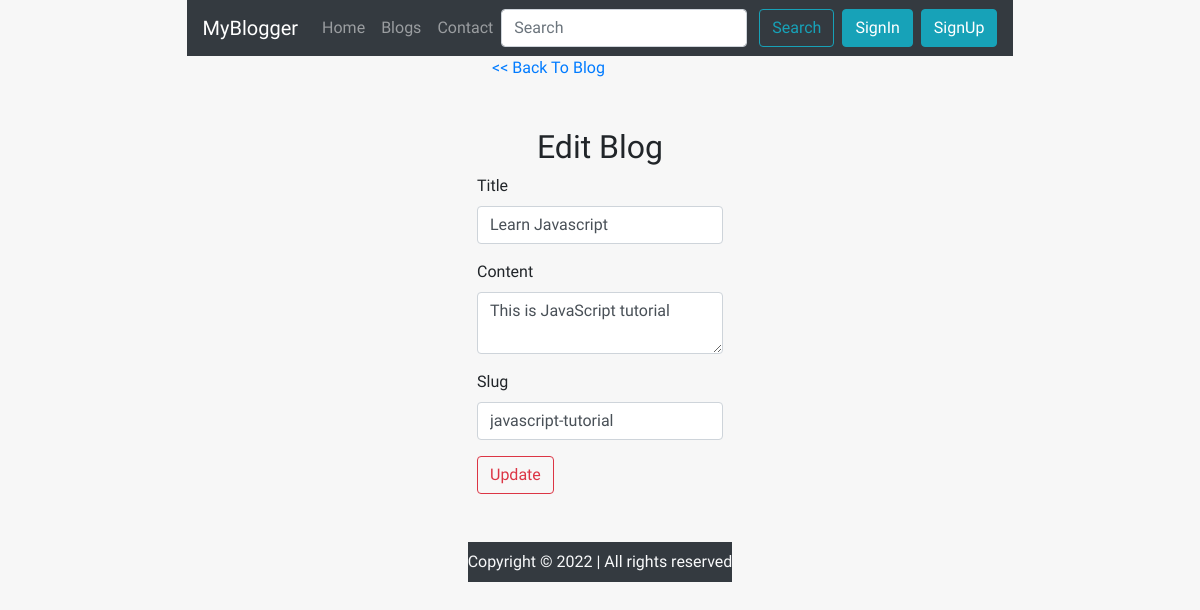
/edit/2/, run on an earlier commit of the app's database.
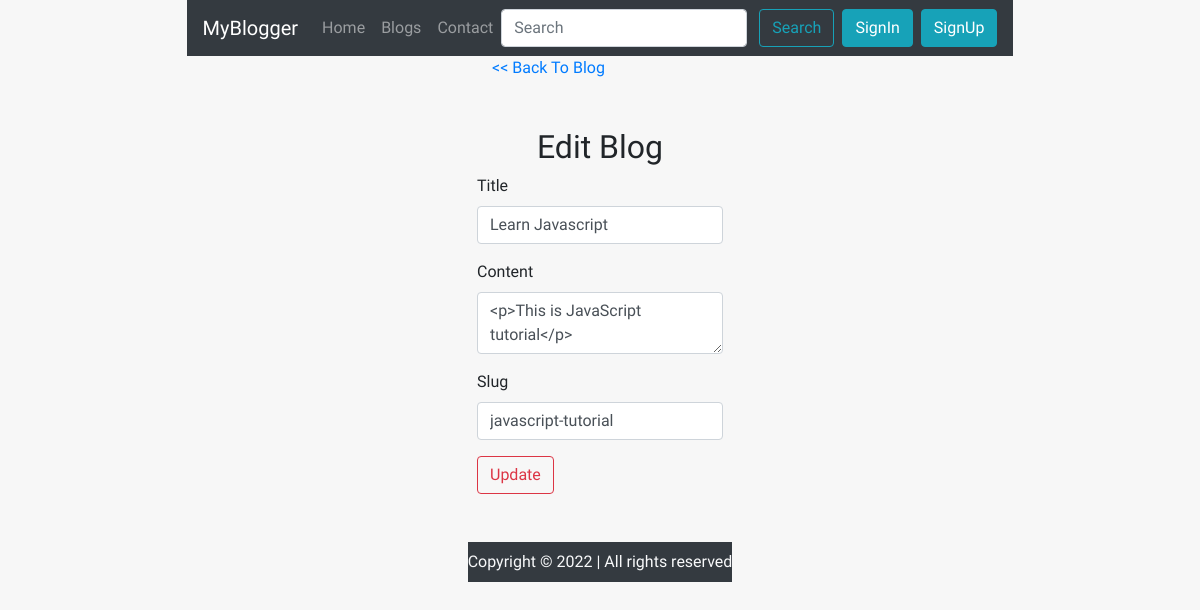
And on a later commit of the database.
### blog/models.py (models this page shows, shortened)
class Blog(models.Model):
    sno=models.AutoField(primary_key=True)
    title=models.CharField(max_length=200)
    content=models.TextField()
    author=models.CharField(max_length=50)
    slug=models.CharField(max_length=100)
    time=models.DateTimeField(auto_now_add=True)

### blog/views.py (the view)
# urls.py: path('edit/<int:sno>/', views.edit, name='edit'),
def edit(request, sno):
    blog=Blog.objects.get(sno=sno)
    context={'blog':blog}
    return render(request, 'edit.html', context)

### templates/edit.html (shortened to what this page needs)
{% extends 'base.html' %}
{% load static %}
{% block body %}
<section id="editBlog">
  <a class="col-12" href="{% url 'blog' %}" style="text-decoration: none;"><< Back To Blog</a>
    <div class="container d-block  my-0 px-0 pb-5">
      <h2 class="text-center pt-5">Edit Blog</h2>
      <form name="editBlogForm" action="/blog/{{blog.sno}}/" method="post" onsubmit="return titleRequired('edit')">
        <div class="form-group">
          <label for="title">Title</label>
          <input type="text" class="form-control" id="title" name="title" placeholder="Enter title for your blog" value="{{blog.title}}" required>
        </div>
        <div class="form-group">
          <label for="content">Content</label>
          <textarea name="content" class="form-control" id="content" style="width: 100%;"
            placeholder="Enter content for your blog">{{blog.content}}</textarea>
        </div>
        <div class="form-group">
          <label for="slug">Slug</label>
          <input type="text" name="slug" class="form-control" id="slug" placeholder="Enter slug for your blog" value="{{blog.slug}}">
        </div>
        <button type="submit" class="btn btn-outline-danger">Update</button>
      </form>
    </div>
  </section>
{% endblock body %}

### templates/base.html (shortened to what this page needs)
<!doctype html>
<html lang="en">
{% load static %}
<head>
  <link rel="stylesheet" href="https://cdn.jsdelivr.net/npm/bootstrap@4.0.0/dist/css/bootstrap.min.css"
>
  <link rel="stylesheet" type="text/css" href="{% static 'css/blog.css' %}">
  <link rel="stylesheet" type="text/css" href="{% static 'css/index.css' %}">
</head>
<body>
  {% include "navbar.html" %}
  {% block body %}
  {% endblock body %}
  {% include "footer.html" %}
</body>
</html>

### templates/navbar.html (shortened to what this page needs)
<nav class="navbar navbar-expand-lg navbar-dark bg-dark" /*style="background-color: #e3f2fd;" * />
  <a class="navbar-brand" href="/">MyBlogger</a>
  <div class="collapse navbar-collapse" id="navbarSupportedContent">
    <ul class="navbar-nav mr-auto">
      <li class="nav-item {% block homeactive %}{% endblock homeactive %}">
        <a class="nav-link" href="/">Home <span class="sr-only">(current)</span></a>
      </li>
      <li class="nav-item {% block blogsactive %}{% endblock blogsactive %}">
        <a class="nav-link" href="/blog">Blogs</a>
      </li>
      <li class="nav-item {% block contactactive %}{% endblock contactactive %}">
        <a class="nav-link" href="/contact">Contact</a>
      </li>
    </ul>
    <div class="ml-auto form-inline">
      <form name="search" action="/search" method="get" class="my-2 my-lg-0">
        <input name="query" id="query" class="form-control mr-sm-2" type="search" placeholder="Search"
          aria-label="Search">
        <button class="btn btn-outline-info my-2 my-sm-0" type="submit">Search</button>
      </form>
      {% if user.is_authenticated %}
      <ul class="navbar-nav mr-3">
        <li class="nav-item dropdown">
          <a class="nav-link dropdown-toggle" href="#" id="navbarDropdown" role="button" data-toggle="dropdown"
            aria-haspopup="true" aria-expanded="false">
            Welcome {{request.user.first_name}}
          </a>
          <div class="dropdown-menu" aria-labelledby="navbarDropdown">
            <a class="dropdown-item" href="/addBlog">Add Blog</a>
            <a class="dropdown-item" href="/myBlog/{{request.user}}">Your Blogs</a>
          <div class="dropdown-divider"></div>
          <a class="dropdown-item" href="/signout">Sign Out</a>
          </div>
        </li>
      </ul>
      {% else %}
      <a href="/signin" type="button" class="btn btn-info ml-2">
        SignIn
      </a>
      <a href="/signup" type="button" class="btn btn-info ml-2">
        SignUp
      </a>
      {% endif %}
    </div>
  </div>

### templates/footer.html
<footer class="bg-dark text-light mt-0">
    <p class="text-center py-2 my-0">
      Copyright &copy; 2022 | All rights reserved
    </p>
  </footer>

### blog/static/css/blog.css (style rules this page uses)
*, *::before, *::after { box-sizing: border-box; padding: 0; margin: 0; }
body { font-family: "Quicksand", sans-serif; place-items: center; height: 100vh; background: #f7f7f7; }
.container { display: flex; flex-wrap: wrap; justify-content: center; max-width: 1200px; margin-block: 2rem; gap: 2rem; }

What changed in the data, as far as the page shows it:
changed Blog "Learn Javascript": content "This is JavaScript tutorial" → "<p>This is JavaScript tutorial</p>"
